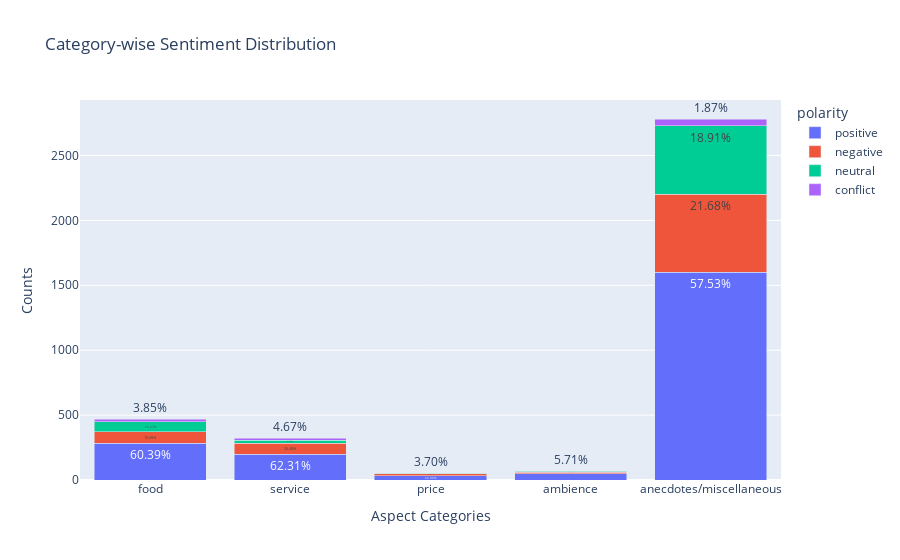

Source (notebook cell):
### Code cell
import plotly.express as px
import warnings
warnings.filterwarnings("ignore")

# Initialize Data Structures
category_polarity_counts = {
    'food': {'positive': 0, 'negative': 0, 'neutral': 0, 'conflict': 0},
    'service': {'positive': 0, 'negative': 0, 'neutral': 0, 'conflict': 0},
    'price': {'positive': 0, 'negative': 0, 'neutral': 0, 'conflict': 0},
    'ambience': {'positive': 0, 'negative': 0, 'neutral': 0, 'conflict': 0},
    'anecdotes/miscellaneous': {'positive': 0, 'negative': 0, 'neutral': 0, 'conflict': 0}
}

# Count polarities for each category
for sample in data:
    for aspect in sample['aspects']:
        term = aspect['term'].lower()
        category = aspect_to_category.get(term, 'anecdotes/miscellaneous')
        polarity = aspect['polarity']
        category_polarity_counts[category][polarity] += 1

# Convert to DataFrame
category_polarity_df = pd.DataFrame.from_dict(category_polarity_counts, orient='index')
category_polarity_df = category_polarity_df.reset_index().rename(columns={'index': 'category'})

# Melt the DataFrame to long format
melted_df = category_polarity_df.melt(id_vars='category', var_name='polarity', value_name='count')

# Calculate percentage for hover info
total_counts = melted_df.groupby('category')['count'].transform('sum')
melted_df['percentage'] = (melted_df['count'] / total_counts) * 100

# Create the plot
fig = px.bar(melted_df, x='category', y='count', color='polarity', text='percentage',
             title='Category-wise Sentiment Distribution', labels={'count': 'Counts'},
             hover_data={'percentage': ':.2f%'})

# Customize hover template to show count and percentage
fig.update_traces(texttemplate='%{text:.2f}%', textposition='outside', hovertemplate='Category: %{x}<br>Polarity: %{color}<br>Count: %{y}<br>Percentage: %{text:.2f}%<extra></extra>')

# Customize layout
fig.update_layout(barmode='stack', xaxis_title='Aspect Categories', yaxis_title='Counts')

# Show the plot
fig.show()

### Figure 1 — Plotly figure (JSON) as saved in the notebook; plotly's stock layout.template omitted (floating-point values rounded to 4 significant figures)
{"data": [{"alignmentgroup": "True", "customdata": [[60.39], [62.31], [62.96], [68.57], [57.53]], "hovertemplate": "Category: %{x}<br>Polarity: %{color}<br>Count: %{y}<br>Percentage: %{text:.2f}%<extra></extra>", "legendgroup": "positive", "marker": {"color": "#636efa", "pattern": {"shape": ""}}, "name": "positive", "offsetgroup": "positive", "orientation": "v", "showlegend": true, "text": [60.39, 62.31, 62.96, 68.57, 57.53], "textposition": "outside", "texttemplate": "%{text:.2f}%", "type": "bar", "x": ["food", "service", "price", "ambience", "anecdotes/miscellaneous"], "xaxis": "x", "y": [282, 200, 34, 48, 1600], "yaxis": "y"}, {"alignmentgroup": "True", "customdata": [[19.49], [26.48], [25.93], [17.14], [21.68]], "hovertemplate": "Category: %{x}<br>Polarity: %{color}<br>Count: %{y}<br>Percentage: %{text:.2f}%<extra></extra>", "legendgroup": "negative", "marker": {"color": "#EF553B", "pattern": {"shape": ""}}, "name": "negative", "offsetgroup": "negative", "orientation": "v", "showlegend": true, "text": [19.49, 26.48, 25.93, 17.14, 21.68], "textposition": "outside", "texttemplate": "%{text:.2f}%", "type": "bar", "x": ["food", "service", "price", "ambience", "anecdotes/miscellaneous"], "xaxis": "x", "y": [91, 85, 14, 12, 603], "yaxis": "y"}, {"alignmentgroup": "True", "customdata": [[16.27], [6.542], [7.407], [8.571], [18.91]], "hovertemplate": "Category: %{x}<br>Polarity: %{color}<br>Count: %{y}<br>Percentage: %{text:.2f}%<extra></extra>", "legendgroup": "neutral", "marker": {"color": "#00cc96", "pattern": {"shape": ""}}, "name": "neutral", "offsetgroup": "neutral", "orientation": "v", "showlegend": true, "text": [16.27, 6.542, 7.407, 8.571, 18.91], "textposition": "outside", "texttemplate": "%{text:.2f}%", "type": "bar", "x": ["food", "service", "price", "ambience", "anecdotes/miscellaneous"], "xaxis": "x", "y": [76, 21, 4, 6, 526], "yaxis": "y"}, {"alignmentgroup": "True", "customdata": [[3.854], [4.673], [3.704], [5.714], [1.87]], "hovertemplate": "Category: %{x}<br>Polarity: %{color}<br>Count: %{y}<br>Percentage: %{text:.2f}%<extra></extra>", "legendgroup": "conflict", "marker": {"color": "#ab63fa", "pattern": {"shape": ""}}, "name": "conflict", "offsetgroup": "conflict", "orientation": "v", "showlegend": true, "text": [3.854, 4.673, 3.704, 5.714, 1.87], "textposition": "outside", "texttemplate": "%{text:.2f}%", "type": "bar", "x": ["food", "service", "price", "ambience", "anecdotes/miscellaneous"], "xaxis": "x", "y": [18, 15, 2, 4, 52], "yaxis": "y"}], "layout": {"autosize": true, "barmode": "stack", "legend": {"title": {"text": "polarity"}, "tracegroupgap": 0}, "title": {"text": "Category-wise Sentiment Distribution"}, "xaxis": {"anchor": "y", "autorange": true, "domain": [0, 1], "range": [-0.5, 4.5], "title": {"text": "Aspect Categories"}, "type": "category"}, "yaxis": {"anchor": "x", "autorange": true, "domain": [0, 1], "range": [0, 2927.0], "title": {"text": "Counts"}, "type": "linear"}}}
